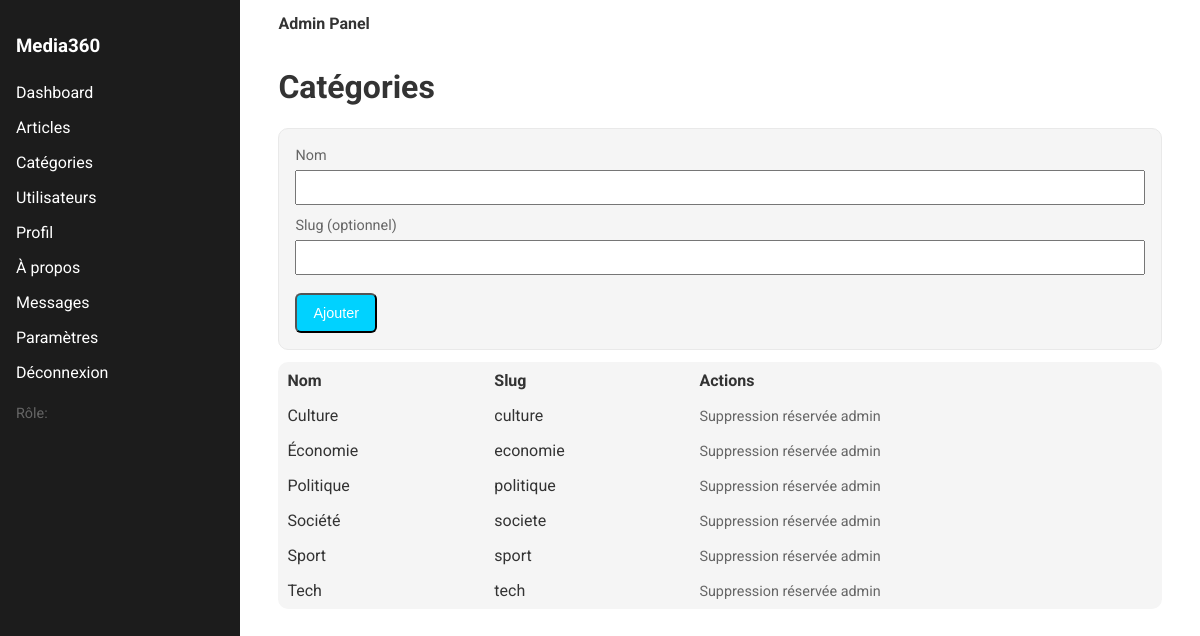
The app's page /admin/categories.php with its own data.
### tables this page shows
CREATE TABLE categories (
  id INT AUTO_INCREMENT PRIMARY KEY,
  name VARCHAR(100) NOT NULL,
  slug VARCHAR(120) NOT NULL UNIQUE,
  created_at TIMESTAMP DEFAULT CURRENT_TIMESTAMP
);

### admin/categories.php (the view, shortened to what this page needs)
<?php
require_once __DIR__ . '/includes/header.php';
$pdo = db();
$categories = [];
$editCategory = null;
if ($pdo) {
    $categories = $pdo->query("SELECT id, name, slug FROM categories ORDER BY name ASC")->fetchAll();
}
?>
<h1>Catégories</h1>
<form method="post" class="card" style="padding:16px; margin-bottom:12px;">
  <label class="meta">Nom</label>
  <input type="text" name="name" value="<?php echo e($editCategory['name'] ?? ''); ?>" style="width:100%; padding:8px; margin:6px 0 10px;" />
  <label class="meta">Slug (optionnel)</label>
  <input type="text" name="slug" value="<?php echo e($editCategory['slug'] ?? ''); ?>" style="width:100%; padding:8px; margin:6px 0 10px;" />
  <button class="btn" type="submit"><?php echo $editCategory ? 'Mettre à jour' : 'Ajouter'; ?></button>
</form>
<table class="card" style="width:100%; border-collapse:collapse;">
  <thead>
    <tr>
      <th style="text-align:left; padding:8px;">Nom</th>
      <th style="text-align:left; padding:8px;">Slug</th>
      <th style="text-align:left; padding:8px;">Actions</th>
    </tr>
  </thead>
  <tbody>
    <?php foreach ($categories as $c): ?>
      <tr>
        <td style="padding:8px;"><?php echo e($c['name']); ?></td>
        <td style="padding:8px;"><?php echo e($c['slug']); ?></td>
        <td style="padding:8px;">
          <?php if ((admin_user()['role'] ?? '') === 'admin'): ?>
            <a href="categories.php?edit=<?php echo e($c['id']); ?>">Modifier</a>
            | <a href="categories.php?delete=<?php echo e($c['id']); ?>" onclick="return confirm('Supprimer cette catégorie ?')">Supprimer</a>
          <?php else: ?>
            <span class="meta">Suppression réservée admin</span>
          <?php endif; ?>
        </td>
      </tr>
    <?php endforeach; ?>
  </tbody>
</table>
<?php include __DIR__ . '/includes/footer.php';

### assets/styles.css (style rules this page uses)
:root { --bg: #ffffff; --ink: #333333; --muted: #666666; --accent: #00d2ff; --card: #f5f5f5; --line: #e9e9e9; }
* { box-sizing: border-box; }
body { margin: 0; font-family: "Roboto", "Helvetica Neue", Arial, sans-serif; color: var(--ink); background: var(--bg); }
.card { background: var(--card); border: 1px solid var(--line); border-radius: 10px; overflow: hidden; transition: transform 0.2s ease, box-shadow 0.2s ease; }
.meta { color: var(--muted); font-size: 0.9rem; }
.btn { display: inline-block; margin-top: 8px; background: var(--accent); color: #fff; padding: 10px 16px; border-radius: 6px; font-size: 0.9rem; transition: background-color 0.2s ease, color 0.2s ease, border 0.2s ease; }

### records on screen
categories: name "Culture", slug "culture"
categories: name "Économie", slug "economie"
categories: name "Politique", slug "politique"
categories: name "Société", slug "societe"
categories: name "Sport", slug "sport"
categories: name "Tech", slug "tech"
